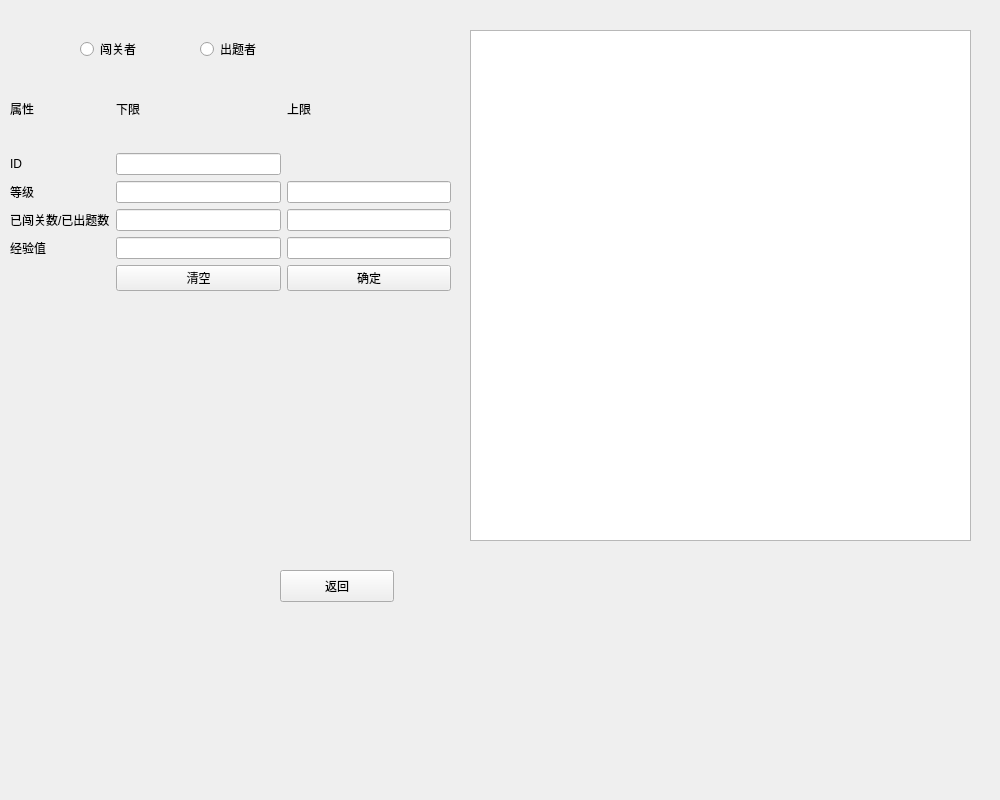
<?xml version="1.0" encoding="UTF-8"?>
<ui version="4.0">
 <class>User_data</class>
 <widget class="QWidget" name="User_data">
  <property name="geometry">
   <rect>
    <x>0</x>
    <y>0</y>
    <width>1000</width>
    <height>800</height>
   </rect>
  </property>
  <property name="minimumSize">
   <size>
    <width>1000</width>
    <height>800</height>
   </size>
  </property>
  <property name="maximumSize">
   <size>
    <width>1000</width>
    <height>800</height>
   </size>
  </property>
  <property name="windowTitle">
   <string>Form</string>
  </property>
  <widget class="QWidget" name="widget" native="true">
   <property name="geometry">
    <rect>
     <x>80</x>
     <y>30</y>
     <width>234</width>
     <height>38</height>
    </rect>
   </property>
   <layout class="QHBoxLayout" name="horizontalLayout">
    <item>
     <widget class="QRadioButton" name="playerbt">
      <property name="text">
       <string>闯关者</string>
      </property>
     </widget>
    </item>
    <item>
     <widget class="QRadioButton" name="questionerbt">
      <property name="text">
       <string>出题者</string>
      </property>
     </widget>
    </item>
   </layout>
  </widget>
  <widget class="QWidget" name="widget_2" native="true">
   <property name="geometry">
    <rect>
     <x>20</x>
     <y>60</y>
     <width>358</width>
     <height>44</height>
    </rect>
   </property>
   <layout class="QHBoxLayout" name="horizontalLayout_2"/>
  </widget>
  <widget class="QPushButton" name="exitbt">
   <property name="geometry">
    <rect>
     <x>280</x>
     <y>570</y>
     <width>114</width>
     <height>32</height>
    </rect>
   </property>
   <property name="text">
    <string>返回</string>
   </property>
  </widget>
  <widget class="QWidget" name="widget_3" native="true">
   <property name="geometry">
    <rect>
     <x>10</x>
     <y>70</y>
     <width>441</width>
     <height>221</height>
    </rect>
   </property>
   <layout class="QGridLayout" name="gridLayout">
    <item row="1" column="0">
     <widget class="QLabel" name="label">
      <property name="text">
       <string>ID</string>
      </property>
     </widget>
    </item>
    <item row="1" column="1">
     <widget class="QLineEdit" name="idin"/>
    </item>
    <item row="2" column="0">
     <widget class="QLabel" name="label_2">
      <property name="text">
       <string>等级</string>
      </property>
     </widget>
    </item>
    <item row="2" column="1">
     <widget class="QLineEdit" name="levelmin"/>
    </item>
    <item row="2" column="2">
     <widget class="QLineEdit" name="levelmax"/>
    </item>
    <item row="3" column="0">
     <widget class="QLabel" name="label_3">
      <property name="text">
       <string>已闯关数/已出题数</string>
      </property>
     </widget>
    </item>
    <item row="3" column="1">
     <widget class="QLineEdit" name="cgmin"/>
    </item>
    <item row="3" column="2">
     <widget class="QLineEdit" name="cgmax"/>
    </item>
    <item row="4" column="0">
     <widget class="QLabel" name="label_4">
      <property name="text">
       <string>经验值</string>
      </property>
     </widget>
    </item>
    <item row="4" column="1">
     <widget class="QLineEdit" name="jymin"/>
    </item>
    <item row="4" column="2">
     <widget class="QLineEdit" name="jymax"/>
    </item>
    <item row="0" column="0">
     <widget class="QLabel" name="label_5">
      <property name="text">
       <string>属性</string>
      </property>
     </widget>
    </item>
    <item row="0" column="1">
     <widget class="QLabel" name="label_6">
      <property name="text">
       <string>下限</string>
      </property>
     </widget>
    </item>
    <item row="0" column="2">
     <widget class="QLabel" name="label_7">
      <property name="text">
       <string>上限</string>
      </property>
     </widget>
    </item>
    <item row="5" column="1">
     <widget class="QPushButton" name="clearbt">
      <property name="text">
       <string>清空</string>
      </property>
     </widget>
    </item>
    <item row="5" column="2">
     <widget class="QPushButton" name="okbt">
      <property name="text">
       <string>确定</string>
      </property>
     </widget>
    </item>
   </layout>
  </widget>
  <widget class="QTableWidget" name="tableWidget">
   <property name="geometry">
    <rect>
     <x>470</x>
     <y>30</y>
     <width>501</width>
     <height>511</height>
    </rect>
   </property>
  </widget>
 </widget>
 <resources/>
 <connections/>
</ui>
